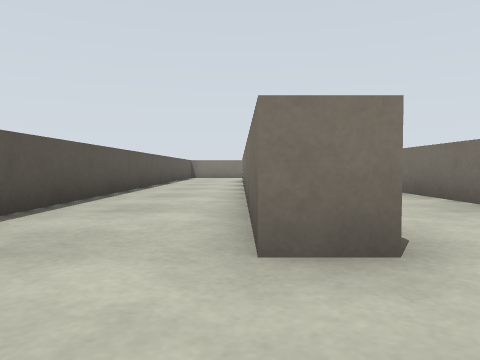
[1] (above)

24 first-person views from a walk through a world built for the Gazebo simulator. The camera is 0.5 m above the floor, tilts 2° down and sees 70° across. The floor is counted in squares, 1 m on a side. Each view is taken from the middle of a square. On the plan, view 1 faces up. The plan holds only what a view shows up to about 9 squares ahead; the rest is blank.

[2]
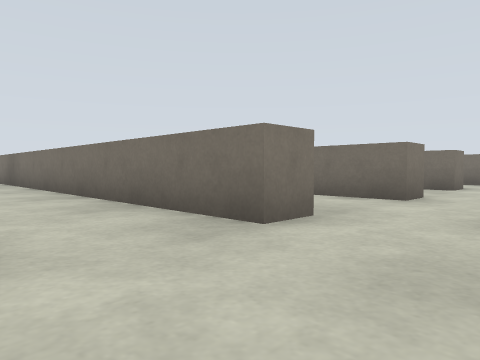

[3]
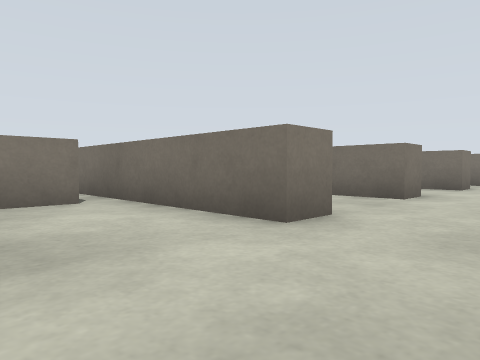

[4]
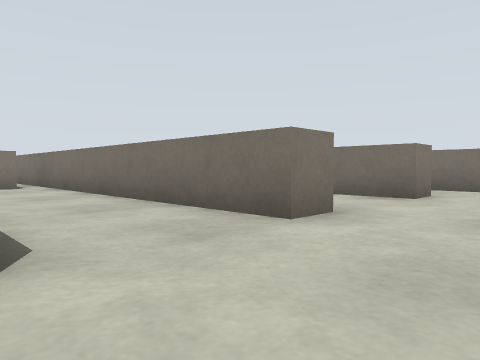

[5]
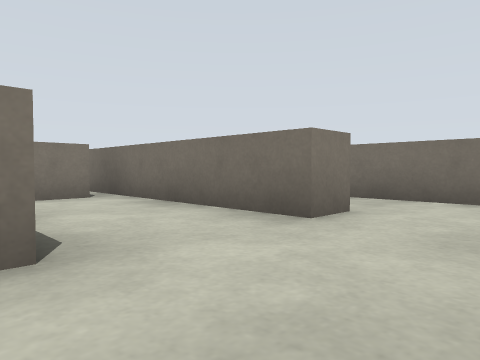

[6]
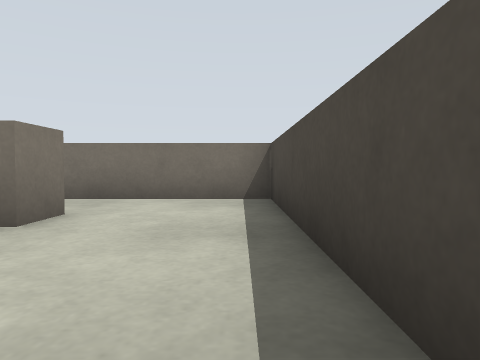

[7]
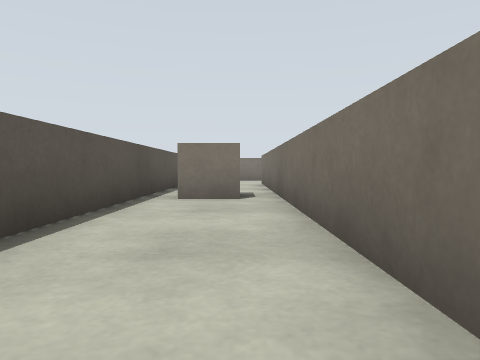

[8]
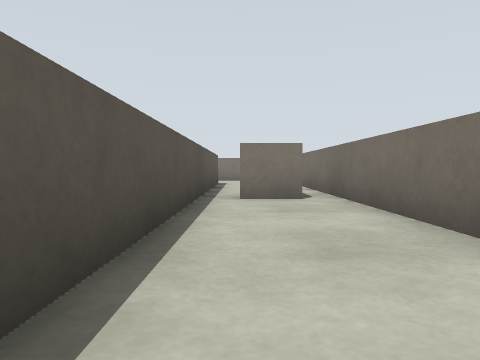

[9]
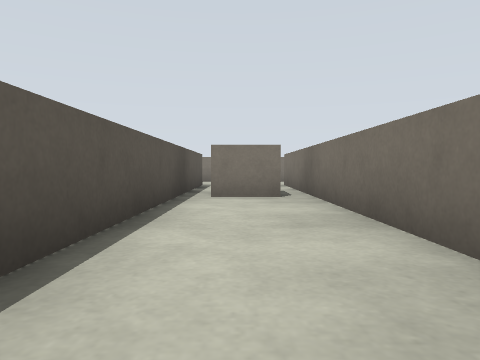

[10]
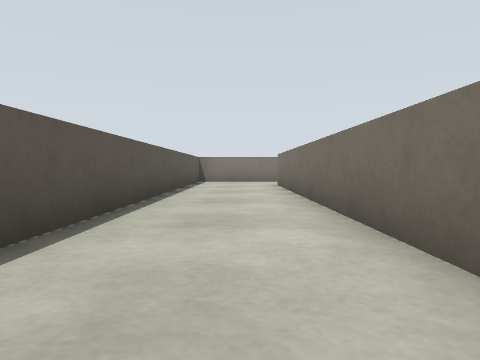

[11]
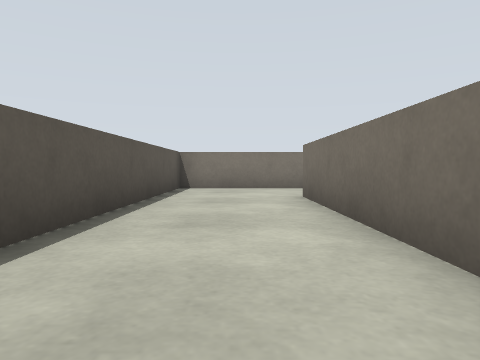

[12]
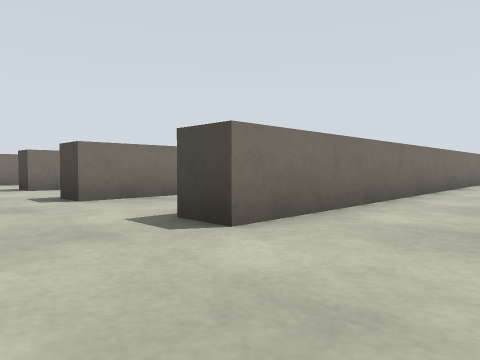

[13]
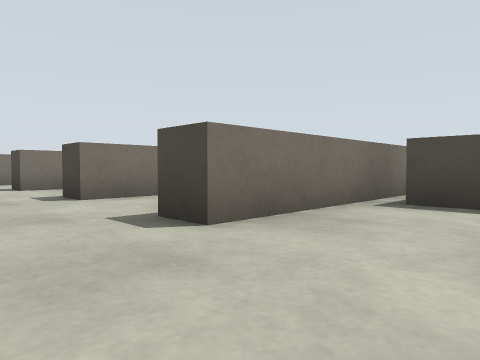

[14]
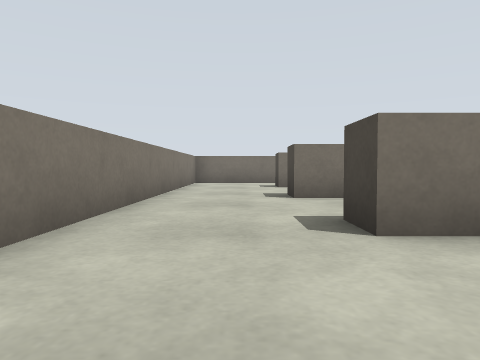

[15]
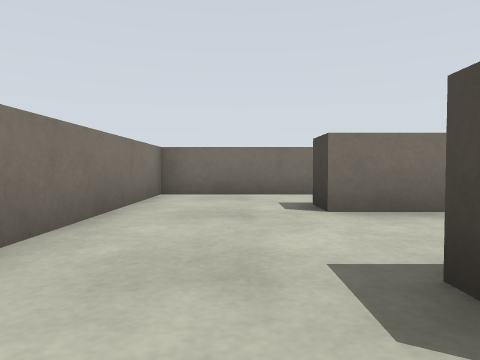

[16]
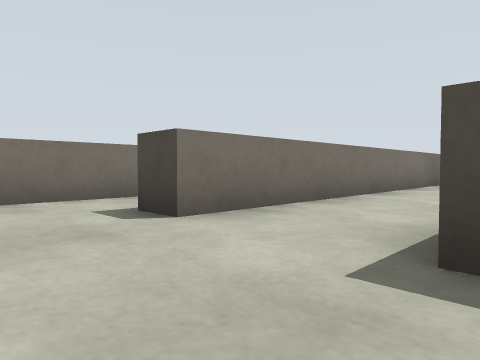

[17]
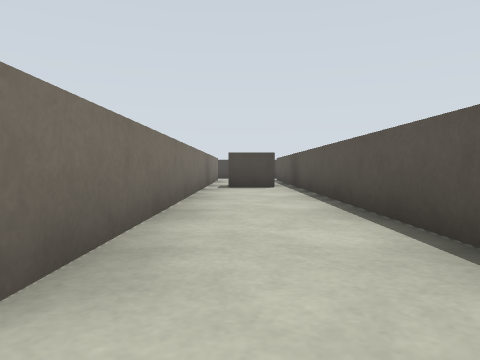

[18]
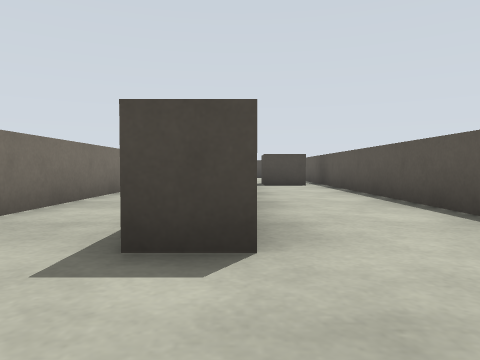

[19]
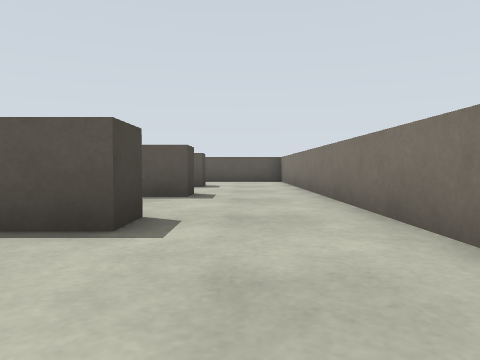

[20]
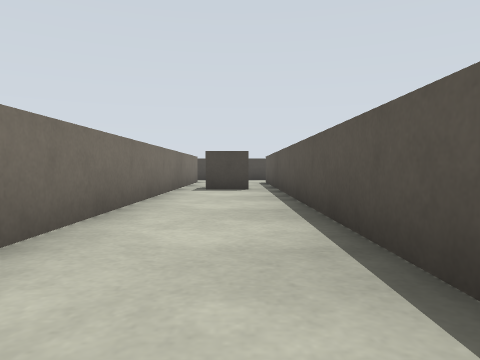

[21]
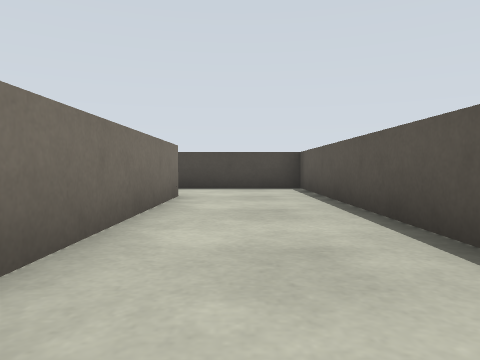

[22]
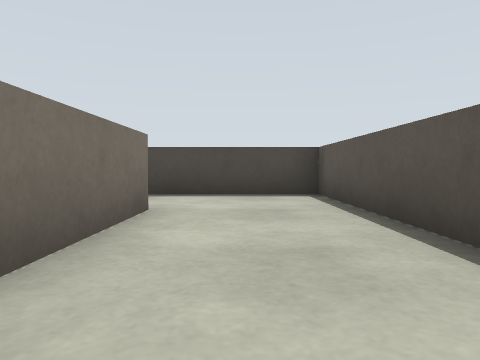

[23]
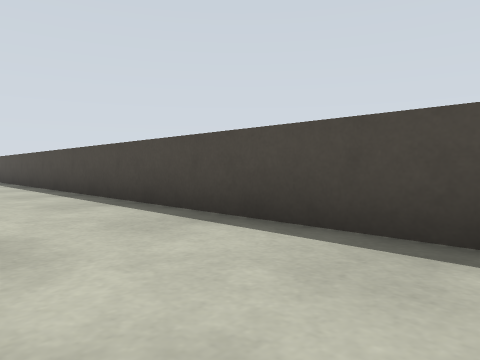

[24]
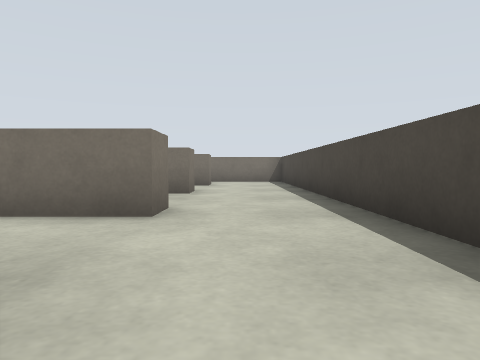

### Floor plan
Points are (right, up) in squares from view 1. A wall is a line through its corners. A room is listed if a view was taken in it or the views show most of it. See-through windows are left out.
Room 1 (views 1, 2, 3, 4, 5, 6, 7, 8, 9, 10, 11, 12, 13, 14, 15, 16, 17, 18, 19, 20, 21, 22, 23, 24)
walls: (4.1, 12.8) (4.1, 5.1); (6.5, 2.4) (6.5, 11.9); (3.3, 2) (3.3, 14.6); (7.3, 15) (7.3, 4.9); (10.5, 13.9) (10.5, 6.9); (10.6, 2) (9.7, 2) (9.7, 14.6); (0.9, 13.9) (0.9, 6.5); (0.1, 2.4) (0.1, 15); (12.9, 2.4) (12.9, 15); (15.5, 17.5) (-2.5, 17.5) (-2.5, -0.5) (15.5, -0.5)
low walls: (6.5, 13.6) (6.5, 15) (7.3, 15); (4.1, 2) (3.3, 2); (0.1, 15) (1, 15); (15.5, 9.9) (15.5, 17.5); (12.9, 15) (13.8, 15); (15.5, -0.5) (15.5, 2.9)
objects: grey box (0, 2); grey box (2, 11) to (2, 12); grey box (4, 15); grey box (5, 5) to (6, 6); grey box (7, 2); grey box (8, 10) to (9, 10); grey box (10, 15); grey box (11, 6) to (12, 7); grey box (13, 2)

Positions as (right, up) in squares from view 1, and headings:
1: (0, 0), facing up
2: (1, 0), facing up-right
3: (4, 0), facing up-right
4: (7, 0), facing up-right
5: (10, 0), facing up-right
6: (10, 0), facing right
7: (9, 4), facing up
8: (8, 4), facing up
9: (2, 5), facing up
10: (-1, 5), facing up
11: (-1, 9), facing up
12: (-2, 17), facing down-right
13: (1, 17), facing down-right
14: (4, 16), facing right
15: (9, 16), facing right
16: (10, 17), facing down-right
17: (12, 16), facing down
18: (13, 17), facing down
19: (10, 16), facing left
20: (5, 14), facing down
21: (-1, 8), facing down
22: (-1, 6), facing down
23: (-2, 2), facing down-right
24: (3, 1), facing right
